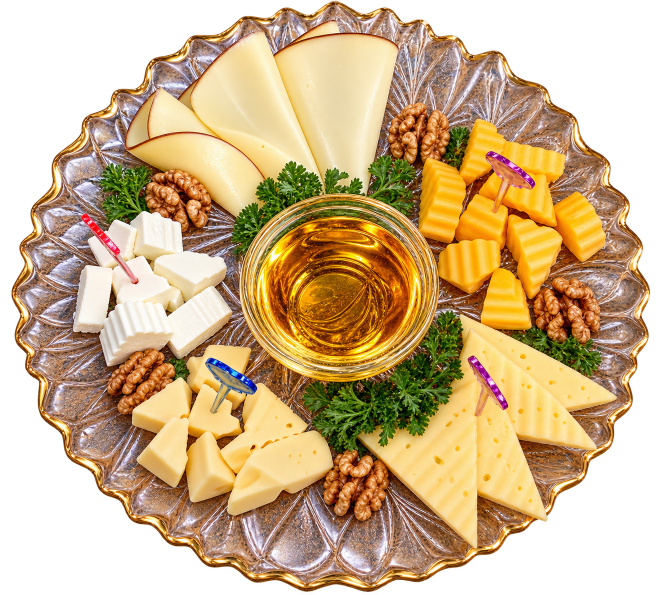
#> input picture 1.png, 1322 x 1190 px (shown at 1/2 size); its folder holds only this picture in this run
$ python compress_all_images.py
#> lines starting #> are read from the running program, lines starting #| are printed output that depends on the picture
import os
import time
from PIL import Image

webp_dir = "compressed_webp"
png_dir = "compressed_png"

os.makedirs(webp_dir, exist_ok=True)
os.makedirs(png_dir, exist_ok=True)

total_orig = 0
total_webp = 0
total_png = 0

print("Starting compression of 30 images...")
start_time = time.time()

for i in range(1, 31):
    src_file = f"{i}.png"
    if not os.path.exists(src_file):
        print(f"File {src_file} not found, skipping.")
        continue

    orig_size = os.path.getsize(src_file)
    total_orig += orig_size

    with Image.open(src_file) as im:
        # 1. Save WebP (preserves alpha transparency, quality 80)
#> im is the input picture: PIL image 1322x1190 RGBA; mean R, G, B, A 137.8, 109.7, 69.1, 181.6
        webp_path = os.path.join(webp_dir, f"{i}.webp")
        im.save(webp_path, "WEBP", quality=80)
        webp_size = os.path.getsize(webp_path)
        total_webp += webp_size

        # 2. Save Optimized PNG (preserves alpha transparency, 256-color palette)
        png_path = os.path.join(png_dir, f"{i}.png")
        im_quant = im.quantize(colors=256, method=Image.Quantize.FASTOCTREE)
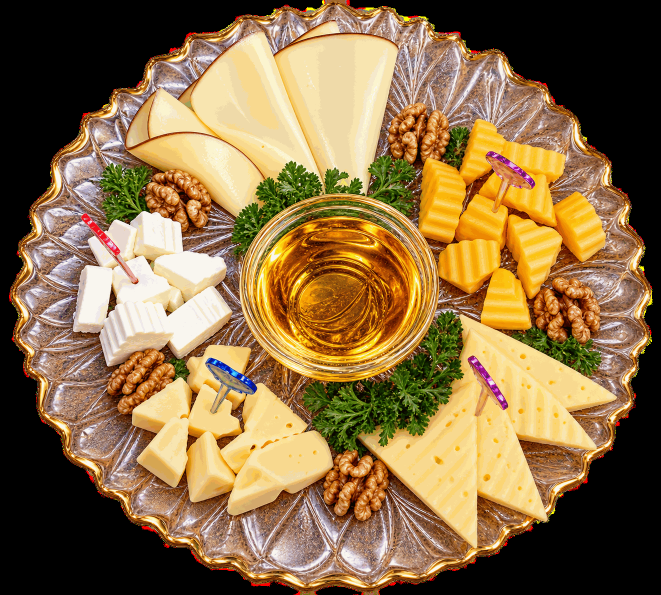
#> im_quant: PIL image 1322x1190 P (shown at 1/2 size); mean R, G, B 137.5, 109.3, 68.7
        im_quant.save(png_path, optimize=True)
        png_size = os.path.getsize(png_path)
        total_png += png_size

    print(f"[{i}/30] {src_file}: {orig_size/1024:.0f}KB -> WebP: {webp_size/1024:.0f}KB, PNG: {png_size/1024:.0f}KB")

elapsed = time.time() - start_time
print("=" * 50)
print(f"COMPRESSION FINISHED in {elapsed:.1f}s")
print(f"Original size:     {total_orig / (1024*1024):.2f} MB")
print(f"WebP total size:   {total_webp / (1024*1024):.2f} MB ({(1 - total_webp/total_orig)*100:.1f}% reduction)")
print(f"Optimized PNG size:{total_png / (1024*1024):.2f} MB ({(1 - total_png/total_orig)*100:.1f}% reduction)")
print("=" * 50)
